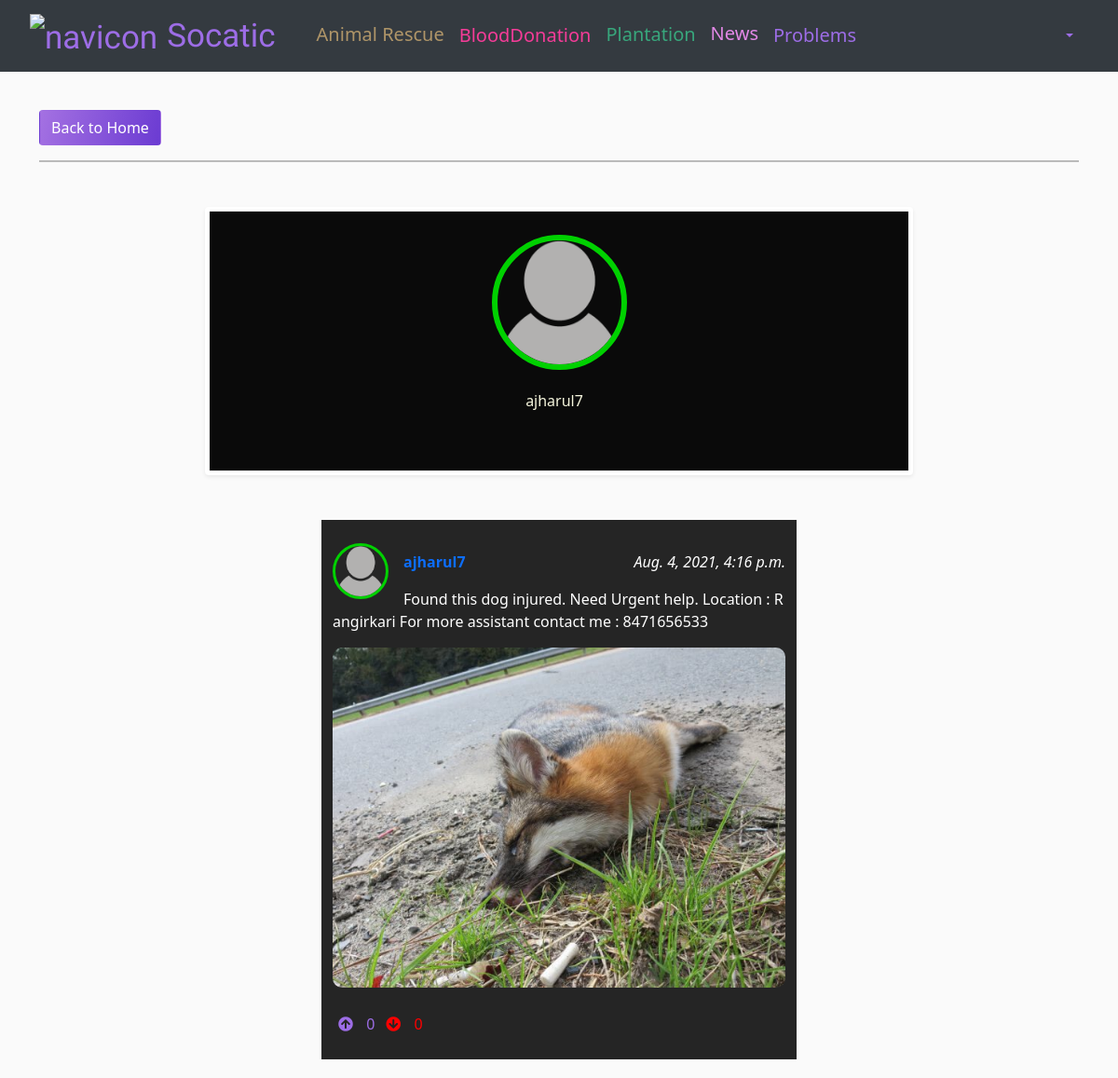
The page /social/profile/3/ on the database its author committed.
### social/models.py (models this page shows)
class UserProfile(models.Model):
    user = models.OneToOneField(User, primary_key=True, verbose_name='user',
                                related_name='profile', on_delete=models.CASCADE)
    name = models.CharField(max_length=30, blank=True, null=True)
    bio = models.TextField(max_length=500, blank=True)
    birth_date = models.DateField(null=True, blank=True)
    location = models.CharField(max_length=100, blank=True, null=True)
    picture = models.ImageField(upload_to='uploads/profile_pictures/',
                                default='uploads/profile_pictures/default.png', blank=True)

class Post(models.Model):
    body = models.TextField()
    image = models.ImageField(upload_to='uploads/post_photos/',   blank=True, null=True)
    videofile = models.FileField(upload_to='uploads/post_videos/', blank=True, null=True, verbose_name="")
    created_on = models.DateTimeField(default=timezone.now)
    author = models.ForeignKey(User, on_delete=models.CASCADE)
    likes = models.ManyToManyField(User, blank=True, related_name='likes')
    dislikes = models.ManyToManyField(User, blank=True, related_name='dislikes')

### social/views.py (the view)
# urls.py: path('profile/<int:pk>/', ProfileView.as_view(), name='profile'),
class ProfileView(View):
    def get(self, request, pk, *args, **kwargs):
        profile = UserProfile.objects.get(pk=pk)
        user = profile.user
        posts = Post.objects.filter(author=user).order_by('-created_on')
        context = {
            'user': user,
            'profile': profile,
            'posts': posts,
        }
        return render(request, 'social/profile.html', context)

### social/templates/social/profile.html (shortened to what this page needs)
{% extends 'landing/base.html' %}
{% block content %}
<div class="container">
    <div class="row  mt-5">
        <div class="col-md-3 col-sm-6">
            <a href="{% url 'post-list' %}" class="btn btn-btf">Back to Home</a>
        </div>
    </div>
    <hr class="solid" style="border-top: 2px solid #000000;width: 100%;">
    <div class="row justify-content-center mt-5">
        <div class="card col-md-8 col-sm-12 shadow-sm px-5 "
            style="background-color: #0a0a0a;border: 5px solid white;padding-top: 25px;padding-bottom: 25px;">
            <div class="text-center">
                <img src="{{ profile.picture.url }}" class="rounded-circle" width="145" height="145"
                    style="border:6px solid #00D100" />
                {% if profile.name %}
                <h5 class="py-0 mt-3" style="color: beige;"><b>{{ profile.name }}</b>
                    <h6 class="py-0" style="color: #8899A6;">@{{user.username}}
                        <span>
                            {% if request.user == user %}
                            <a href="{% url 'profile-edit' profile.pk %}" class="edit-color"><i
                                    class="far fa-edit"></i></a>
                            {% endif %}
                        </span><br>
                        {% else %}
                        <h6 class="py-4" style="color: beige;">{{user.username}}
                        </h6>
                        {% endif %}
            </div>
        </div>
    </div>
</div>
{% for post in posts %}
<div class="row justify-content-center mt-5">
    <div class="col-md-5 col-sm-12 position-relative"
        style="background-color: #252525;padding-top: 25px;padding-bottom: 25px;">
        <div>
            <a href="{% url 'profile' post.author.profile.pk %}">
                <img src="{{ post.author.profile.picture.url }}" alt="profilePicture" class="rounded-circle post-img"
                    height="60" width="60" style="border:3px solid #00D100">
            </a>
            <p class="post-text">
                <a class="text-primary post-link" href="{% url 'profile' post.author.profile.pk %}">
                    <b>{{ post.author }}</b></a>
                <font style="text-align: right;" color="white"><i><span style="float:right;">{{ post.created_on }}
                        </span></i></font>
            </p>
        </div>
        <div class="position-relative">
            <p>
                <font color="white" style="word-break: break-all">{{ post.body }} </font>
            </p>
            {% if post.image %}
            <img src="{{ post.image.url }}" class="post-image">
            {% endif %}
        </div>
        <div class="d-flex flex-row mt-3">
            <form method="POST" action="{% url 'like' post.pk %}">
                <button class="remove-default-btn" type="submit"><i class="fas fa-arrow-circle-up edit-color"></i>
                    <span class="edit-color">{{ post.likes.all.count }}</span></button>
            </form>
            <form method="POST" action="{% url 'dislike' post.pk %}">
                <button class="remove-default-btn" type="submit"><i class="fas fa-arrow-circle-down edit-colors"></i>
                    <span class="edit-colors">{{ post.dislikes.all.count }}</span></button>
            </form>
        </div>
    </div>
</div>
{% endfor %}
{% endblock content %}

### landing/templates/landing/base.html (shortened to what this page needs)
{% load static %}
<!DOCTYPE html>
<html lang="en">
<head>
	<link rel="stylesheet" href="https://use.fontawesome.com/releases/v5.8.2/css/all.css" />
	<link href="https://cdn.jsdelivr.net/npm/bootstrap@5.0.1/dist/css/bootstrap.min.css" rel="stylesheet"
 />
	<link rel="stylesheet" href="{% static 'css/style.css' %}">
</head>
<body>
	{% include 'landing/navbar.html'%}
	{% block content %} {% endblock content %}
</body>
</html>

### landing/templates/landing/navbar.html (shortened to what this page needs)
{% load static %}
<div class="container">
	<nav class="navbar navbar-expand navbar-color fixed-top">
		<div class="container-fluid">
			<a class="navbar-brand" {% if user.is_authenticated %} href="{% url 'post-list' %}" {% else %}
				href="{% url 'index' %}" {% endif %}>
				<p class="check">
					<img src="https://i.ibb.co/VpS0Rzw/download.png" alt="navicon" height="50px"><span>Socatic</span>
				</p>
			</a>
			<ul class="navbar-nav me-auto mb-2 mb-lg-0 navlinkers">
				<li class="nav-item">
					<a class="nav-link " style="color:#af9568;font-family:'Segoe UI', Tahoma, Geneva, Verdana, sans-serif;font-size: smaller;margin-top: 4%;" aria-current="page" href="{% url 'post-list1' %}">
						<h5>Animal Rescue</h5>
					</a>
				</li>
				<li class="nav-item">
					<a class="nav-link " style="color:#f53c98;font-family:'Segoe UI', Tahoma, Geneva, Verdana, sans-serif;font-size: smaller;margin-top: 4%;" aria-current="page" href="{% url 'blood-donation' %}">
						<h5>BloodDonation</h5>
					</a>
				</li>
				<li class="nav-item">
					<a class="nav-link" style="color:rgb(56, 167, 124);font-family:'Segoe UI', Tahoma, Geneva, Verdana, sans-serif;font-size: smaller;margin-top: 4.9%;" aria-current="page"
						href="{% url 'plantation' %}">
						<h5>Plantation</h5>
					</a>
				</li>
				<li class="nav-item">
					<a class="nav-link" aria-current="page" href="{% url 'news' %}" style="color: rgb(226, 136, 230);font-family:'Segoe UI', Tahoma, Geneva, Verdana, sans-serif;font-size: smaller;margin-top: 6.9%;">
						<h5>News</h5>
					</a>
				</li>
				<li class="nav-item">
					<a class="nav-link" id="ha" aria-current="page" href="{% url 'post-list2' %}" style="font-family:'Segoe UI', Tahoma, Geneva, Verdana, sans-serif;font-size: smaller;margin-top: 6%;">
						<h5>Problems</h5>
					</a>
				</li>
			</ul>
			{% if user.is_authenticated %}
			<div class="nav-item dropdown" style="margin-right: 20px;">
				<a class="nav-link dropdown-toggle " data-bs-toggle="dropdown" role="buton" aria-expanded="false"
					style="color:#9d6de6">
				</a>
			</div>
			{% endif %}
		</div>
</div>

### static/css/style.css (style rules this page uses)
.remove-default-btn { background-color: transparent; border: none; box-shadow: none; }
.edit-color { color: #9d6de6; isolation: isolate; }
.edit-colors { color: red; isolation: isolate; }
.post-link { text-decoration: none; isolation: isolate; }
.post-text { padding-top: 0.5rem; }
.post-img { float: left; margin-right: 1rem; }
.post-image { max-width: 100%; height: auto; border-radius: 10px; margin-bottom: 10px; }
.check { font-family: "Satisfy", cursive; font-size: 35px; color: #9d6de6; margin-left: 20px; margin-right: 20px; height: 35px; isolation: isolate; }
.navbar-color { background-color: #343a40; }
span { margin-left: 10px; }
.navlinkers a { color: #9d6de6; font-family: "Merienda", cursive; }
a { text-decoration: none !important; }
.btn-btf { color: white; background: rgb(164, 113, 226); background: linear-gradient( 103deg, rgba(164, 113, 226, 1) 0%, rgba(107, 59, 210, 1) 100% ); isolation: isolate; }
body { background-color: #fafafa; transition: background 0.2s linear; overflow-x: hidden; padding-bottom: 20px; }
button { isolation: isolate; }

### landing/templates/landing/base.html (style rules this page uses)
body { padding-top: 70px; }

### rows shown on the page
UserProfile: picture (placeholder picture)
Post: author.profile.picture (placeholder picture), author "ajharul7", created_on "Aug. 4, 2021, 4:16 p.m.", body "Found this dog injured. Need Urgent help. Location : Rangirkari For more assistant contact me : 8471656533", image (picture), likes.all.count "0", dislikes.all.count "0"

### other values the page prints
{{ user.username }} "ajharul7"
